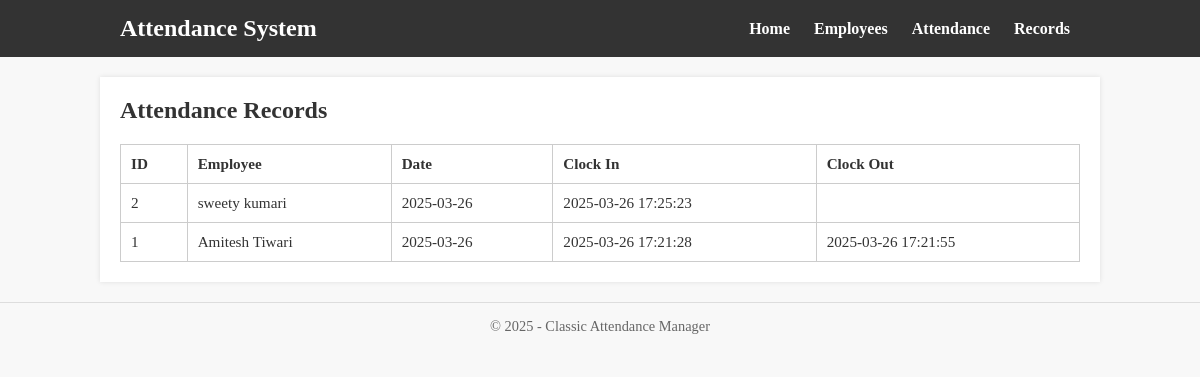
The page /attendance/records on the database its author committed.
### attendence_v1/models.py (models this page shows)
class Attendance(db.Model):
    __tablename__ = 'attendance'
    id = db.Column(db.Integer, primary_key=True)
    employee_id = db.Column(db.Integer, db.ForeignKey('employees.id'), nullable=False)
    date = db.Column(db.Date, nullable=False, default=date.today)
    clock_in_time = db.Column(db.DateTime, nullable=True)
    clock_out_time = db.Column(db.DateTime, nullable=True)
    employee = db.relationship('Employee', backref='attendance_records')

class Employee(db.Model):
    __tablename__ = 'employees'
    id = db.Column(db.Integer, primary_key=True)
    first_name = db.Column(db.String(50), nullable=False)
    last_name = db.Column(db.String(50), nullable=False)
    email = db.Column(db.String(120), unique=True, nullable=False)
    department = db.Column(db.String(50), nullable=True)
    salary = db.Column(db.Float, nullable=True)

### attendence_v1/app.py (the view)
@app.route('/attendance/records')
def attendance_list():
    records = Attendance.query.order_by(Attendance.date.desc(), Attendance.clock_in_time.desc()).all()
    return render_template('attendance_list.html', records=records)

### attendence_v1/templates/attendance_list.html
{% extends "layout.html" %}
{% block content %}
  <h2>Attendance Records</h2>
  <table>
    <thead>
      <tr>
        <th>ID</th>
        <th>Employee</th>
        <th>Date</th>
        <th>Clock In</th>
        <th>Clock Out</th>
      </tr>
    </thead>
    <tbody>
      {% for r in records %}
      <tr>
        <td>{{ r.id }}</td>
        <td>{{ r.employee.first_name }} {{ r.employee.last_name }}</td>
        <td>{{ r.date }}</td>
        <td>
          {% if r.clock_in_time %}
            {{ r.clock_in_time.strftime('%Y-%m-%d %H:%M:%S') }}
          {% endif %}
        </td>
        <td>
          {% if r.clock_out_time %}
            {{ r.clock_out_time.strftime('%Y-%m-%d %H:%M:%S') }}
          {% endif %}
        </td>
      </tr>
      {% endfor %}
    </tbody>
  </table>
{% endblock %}

### attendence_v1/static/css/style.css (style rules this page uses)
body { margin: 0; padding: 0; font-family: "Georgia", serif; background-color: #f8f8f8; color: #333; }
h1, h2, h3, h4 { margin-top: 0; }
table { width: 100%; border-collapse: collapse; margin-top: 10px; font-size: 0.95em; }
table, th, td { border: 1px solid #ccc; }
th, td { padding: 10px; text-align: left; }

### rows shown on the page
Attendance: id "2", employee.first_name "sweety", employee.last_name "kumari", date "2025-03-26", clock_in_time "2025-03-26 17:25:23"
Attendance: id "1", employee.first_name "Amitesh", employee.last_name "Tiwari", date "2025-03-26", clock_in_time "2025-03-26 17:21:28", clock_out_time "2025-03-26 17:21:55"

### other values the page prints
{{ 2025 }} "2025"
